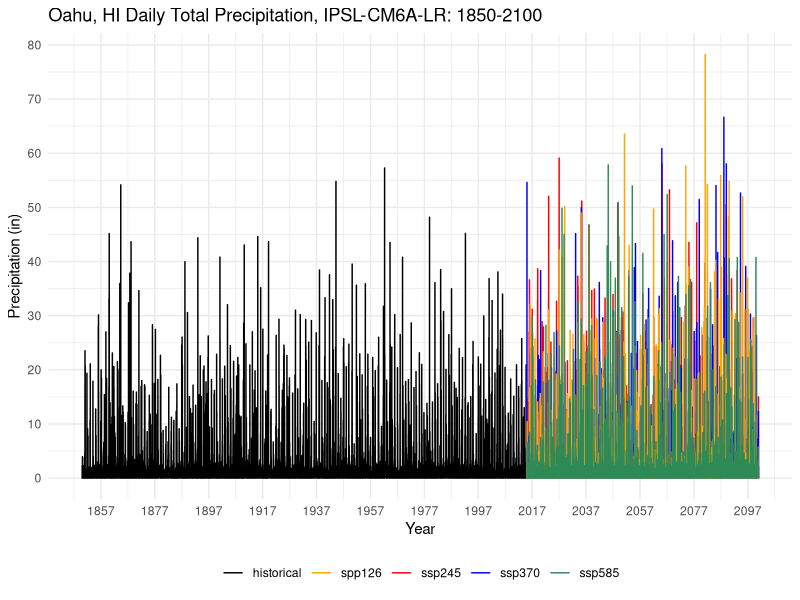
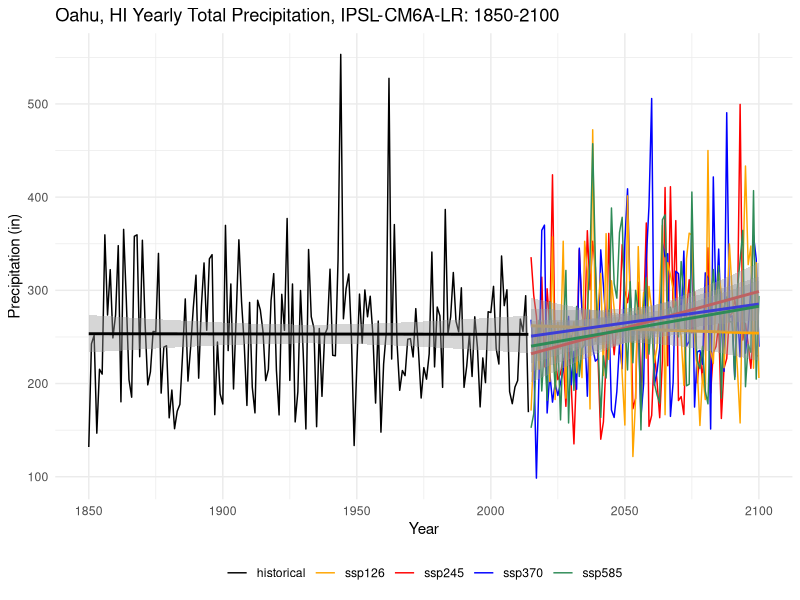
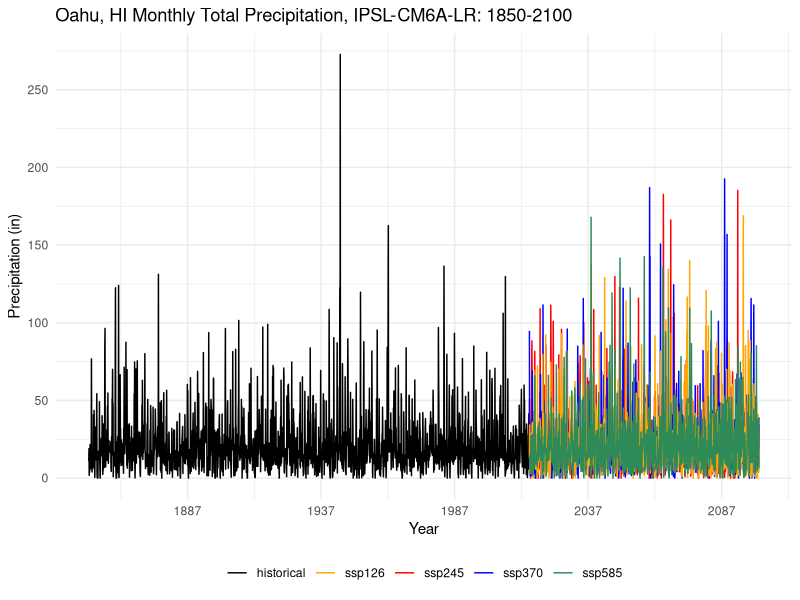
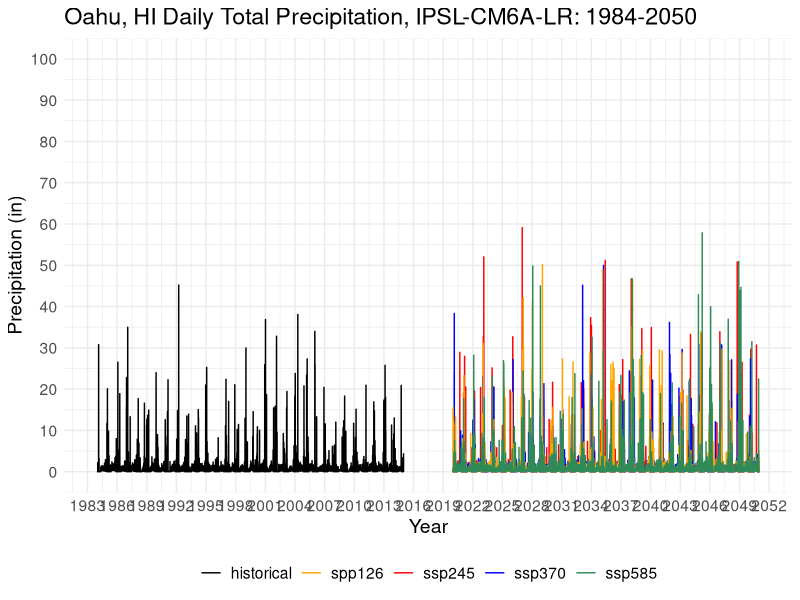
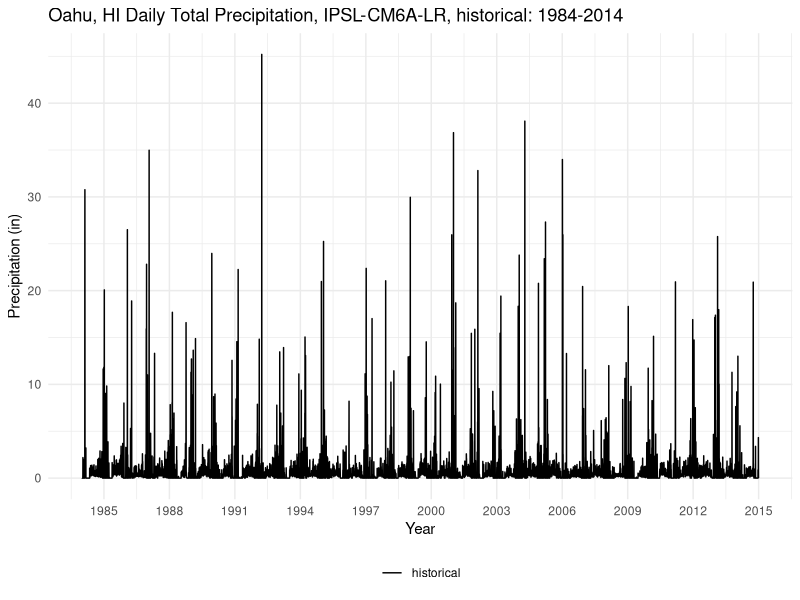
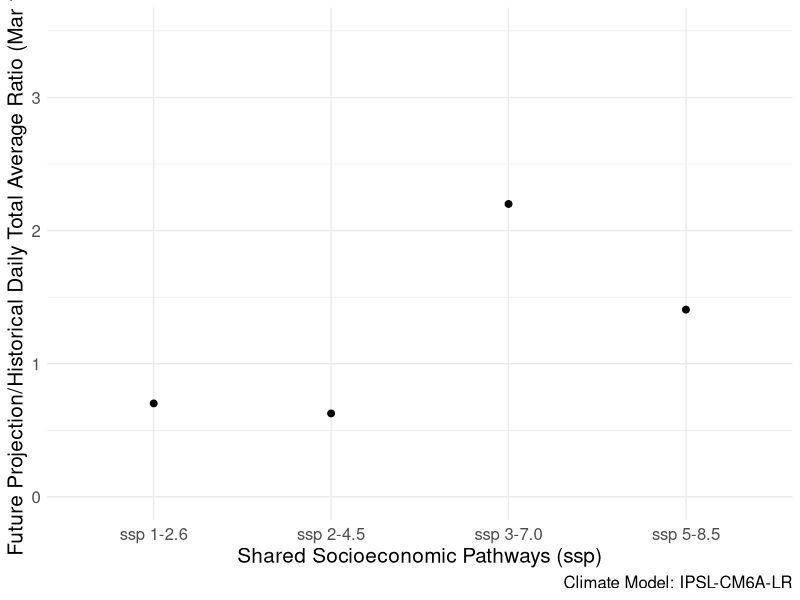

Source code (R) for these figures, in order: (Note: this script raises an error after producing the figures.)
## ---- chunk 1
knitr::opts_chunk$set(echo = TRUE)
library(tidyverse)
library(here)
library(lubridate)
library(ggpubr)
library(zoo)
library(ggplot2)
library(knitr)
## ---- chunk 2
## Note: these data are from climate model IPSL-CM6A-LR (France)
## daily totals
ipsl_historical_tot = read.csv(here("climate_change_data", "IPSL_daily_tot","oahu_historical_1850_2014_total.csv")) %>%  
  rename(date = dayofyear, pcp = pr) 
ipsl_ssp126_tot = read.csv(here("climate_change_data","IPSL_daily_tot","oahu_ssp126_2015_2100_total.csv")) %>% 
  rename(date = dayofyear, pcp = pr) 
ipsl_ssp245_tot = read.csv(here("climate_change_data","IPSL_daily_tot","oahu_ssp245_2015_2100_total.csv")) %>% 
  rename(date = dayofyear, pcp = pr) 
ipsl_ssp370_tot = read.csv(here("climate_change_data","IPSL_daily_tot","oahu_ssp370_2015_2100_total.csv")) %>% 
  rename(date = dayofyear, pcp = pr)
ipsl_ssp585_tot = read.csv(here("climate_change_data","IPSL_daily_tot","oahu_ssp585_2015_2100_total.csv")) %>% 
  rename(date = dayofyear, pcp = pr)

ipsl_historical_tot$date <- ymd(ipsl_historical_tot$date)
ipsl_ssp126_tot$date <- ymd(ipsl_ssp126_tot$date)
ipsl_ssp245_tot$date <- ymd(ipsl_ssp245_tot$date)
ipsl_ssp370_tot$date <- ymd(ipsl_ssp370_tot$date)
ipsl_ssp585_tot$date <- ymd(ipsl_ssp585_tot$date)
## ---- chunk 3
ipsl_daily_tot_proj <- 
  ggplot() +
  geom_line(data = ipsl_historical_tot, aes(x=date, y=pcp, color= "black"), size = 0.5) + 
  geom_line(data = ipsl_ssp126_tot, aes(x=date, y=pcp, color="orange"), size = 0.5) + 
  geom_line(data = ipsl_ssp245_tot, aes(x=date, y=pcp, color="red"), size = 0.5) +
  geom_line(data = ipsl_ssp370_tot, aes(x=date, y=pcp, color = "blue"), size = 0.5) +
  geom_line(data = ipsl_ssp585_tot, aes(x=date, y=pcp, color = "seagreen"), size = 0.5) + 
  theme_minimal() + 
  scale_y_continuous(breaks=seq(0,150,10)) +
  scale_x_date(date_breaks = "20 years", date_labels = "%Y") +
  ggtitle("Oahu, HI Daily Total Precipitation, IPSL-CM6A-LR: 1850-2100") +
   labs(x = "Year",
       y = "Precipitation (in)") +
  scale_color_manual(values = c("black", "orange", "red", "blue", "seagreen", "purple"), 
                     labels = c("historical" , "spp126", "ssp245", "ssp370", "ssp585")) +
  theme(legend.title=element_blank())+
    theme(legend.position="bottom")

ipsl_daily_tot_proj
## ---- chunk 4
# add seperate columns for year, month and day
ipsl_historical_tot <- ipsl_historical_tot %>% 
  mutate(year = year(date)) %>% 
  mutate(month = month(date)) %>% 
  mutate(day = day(date))

ipsl_ssp126_tot <- ipsl_ssp126_tot %>% 
  mutate(year = year(date)) %>% 
  mutate(month = month(date)) %>% 
  mutate(day = day(date))

ipsl_ssp245_tot <- ipsl_ssp245_tot %>% 
  mutate(year = year(date)) %>% 
  mutate(month = month(date)) %>% 
  mutate(day = day(date))

ipsl_ssp370_tot <- ipsl_ssp370_tot %>% 
  mutate(year = year(date)) %>% 
  mutate(month = month(date)) %>% 
  mutate(day = day(date))

ipsl_ssp585_tot <- ipsl_ssp585_tot  %>% 
  mutate(year = year(date)) %>% 
  mutate(month = month(date)) %>% 
  mutate(day = day(date))


# group by yearly sum of pcp 
ipsl_historical_tot_yearly <- ipsl_historical_tot %>% 
  group_by(year) %>% 
  mutate(sum = sum(pcp)) %>% 
  select(year, sum) %>% 
  distinct()

ipsl_historical_tot_yearly$year <- as.numeric(ipsl_historical_tot_yearly$year) 


# group by yearly sum of pcp 
ipsl_ssp126_tot_yearly <- ipsl_ssp126_tot %>% 
  group_by(year) %>% 
  mutate(sum = sum(pcp)) %>% 
  select(year, sum) %>% 
  distinct()

ipsl_ssp126_tot_yearly$year <- as.numeric(ipsl_ssp126_tot_yearly$year) 

# group by yearly sum of pcp 
ipsl_ssp245_tot_yearly <- ipsl_ssp245_tot %>% 
  group_by(year) %>% 
  mutate(sum = sum(pcp)) %>% 
  select(year, sum) %>% 
  distinct()

ipsl_ssp245_tot_yearly$year <- as.numeric(ipsl_ssp245_tot_yearly$year) 

# group by yearly sum of pcp 
ipsl_ssp370_tot_yearly <- ipsl_ssp370_tot %>% 
  group_by(year) %>% 
  mutate(sum = sum(pcp)) %>% 
  select(year, sum) %>% 
  distinct()

ipsl_ssp370_tot_yearly$year <- as.numeric(ipsl_ssp370_tot_yearly$year) 

# group by yearly sum of pcp 
ipsl_ssp585_tot_yearly <- ipsl_ssp585_tot %>% 
  group_by(year) %>% 
  mutate(sum = sum(pcp)) %>% 
  select(year, sum) %>% 
  distinct()

ipsl_ssp585_tot_yearly$year <- as.numeric(ipsl_ssp585_tot_yearly$year) 

# group by month (and associated year) sum of pcp
ipsl_historical_tot_monthly <- ipsl_historical_tot %>% 
  group_by(month,year) %>% 
  mutate(sum = sum(pcp)) %>% 
  select(month, year, sum) %>% 
  distinct()

ipsl_historical_tot_monthly$date <- format(as.Date(paste(ipsl_historical_tot_monthly$year, ipsl_historical_tot_monthly$month, 01), "%Y %m %d"), "%m-%Y")

ipsl_historical_tot_monthly$date <- my(ipsl_historical_tot_monthly$date)

# group by month (and associated year) sum of pcp
ipsl_ssp126_tot_monthly <- ipsl_ssp126_tot %>% 
  group_by(month,year) %>% 
  mutate(sum = sum(pcp)) %>% 
  select(month, year, sum) %>% 
  distinct()

ipsl_ssp126_tot_monthly$date <- format(as.Date(paste(ipsl_ssp126_tot_monthly$year, ipsl_ssp126_tot_monthly$month, 01), "%Y %m %d"), "%m-%Y")

ipsl_ssp126_tot_monthly$date <- my(ipsl_ssp126_tot_monthly$date)

# group by month (and associated year) sum of pcp
ipsl_ssp245_tot_monthly <- ipsl_ssp245_tot %>% 
  group_by(month,year) %>% 
  mutate(sum = sum(pcp)) %>% 
  select(month, year, sum) %>% 
  distinct()

ipsl_ssp245_tot_monthly$date <- format(as.Date(paste(ipsl_ssp245_tot_monthly$year, ipsl_ssp245_tot_monthly$month, 01), "%Y %m %d"), "%m-%Y")

ipsl_ssp245_tot_monthly$date <- my(ipsl_ssp245_tot_monthly$date)

# group by yearly sum of daily avg pcp 
ipsl_ssp370_tot_monthly <- ipsl_ssp370_tot %>% 
  group_by(month,year) %>% 
  mutate(sum = sum(pcp)) %>% 
  select(month, year, sum) %>% 
  distinct() 
  
ipsl_ssp370_tot_monthly$date <- format(as.Date(paste(ipsl_ssp370_tot_monthly$year, ipsl_ssp370_tot_monthly$month, 01), "%Y %m %d"), "%m-%Y")

ipsl_ssp370_tot_monthly$date <- my(ipsl_ssp370_tot_monthly$date)

# group by yearly sum of daily avg pcp 
ipsl_ssp585_tot_monthly <- ipsl_ssp585_tot %>% 
  group_by(month,year) %>% 
  mutate(sum = sum(pcp)) %>% 
  select(month, year, sum) %>% 
  distinct() 
  
ipsl_ssp585_tot_monthly$date <- format(as.Date(paste(ipsl_ssp585_tot_monthly$year, ipsl_ssp585_tot_monthly$month, 01), "%Y %m %d"), "%m-%Y")

ipsl_ssp585_tot_monthly$date <- my(ipsl_ssp585_tot_monthly$date)
## ---- chunk 5
## all three ssps 
ipsl_yearly_sum_proj <- 
  ggplot() +
  geom_line(data = ipsl_historical_tot_yearly, aes(x=year, y=sum, color="black"), size = 0.5) +
  geom_line(data = ipsl_ssp126_tot_yearly, aes(x=year, y=sum, color="orange"), size = 0.5) + 
  geom_line(data = ipsl_ssp245_tot_yearly, aes(x=year, y=sum, color="red"), size = 0.5) +
  geom_line(data = ipsl_ssp370_tot_yearly, aes(x=year, y=sum, color = "blue"), size = 0.5) +
  geom_line(data = ipsl_ssp585_tot_yearly, aes(x=year, y=sum, color = "seagreen"), size = 0.5) +
  theme_minimal() + 
  #scale_y_continuous(breaks=seq(0,450,50)) +
  scale_x_continuous(breaks=seq(1850,2100,50)) + 
  # scale_x_date(date_breaks = "5 years", date_labels = "%Y") +
  ggtitle("Oahu, HI Yearly Total Precipitation, IPSL-CM6A-LR: 1850-2100") + 
  scale_color_manual(values = c("black", "orange", "red", "blue", "seagreen"), labels = c("historical", "ssp126", "ssp245", "ssp370", "ssp585")) +
  labs(x = "Year",
       y = "Precipitation (in)") +
  geom_smooth(data = ipsl_historical_tot_yearly, aes(x=year, y=sum), method='lm', formula = y~x, color = "black") +
  geom_smooth(data = ipsl_ssp126_tot_yearly, aes(x=year, y=sum), method='lm', formula = y~x, color = "orange") + 
  geom_smooth(data = ipsl_ssp245_tot_yearly, aes(x=year, y=sum), method='lm', formula = y~x, color = "red") + 
  geom_smooth(data = ipsl_ssp370_tot_yearly, aes(x=year, y=sum), method='lm', formula = y~x, color = "blue") + 
  geom_smooth(data = ipsl_ssp585_tot_yearly, aes(x=year, y=sum), method='lm', formula = y~x, color = "seagreen") +
  theme(legend.title=element_blank())+
    theme(legend.position="bottom")

ipsl_yearly_sum_proj
## ---- chunk 6
# all three ssps 
ipsl_monthly_sum_proj <- 
  ggplot() +
  geom_line(data = ipsl_historical_tot_monthly, aes(x=date, y=sum, color="black"), size = 0.5) +
  geom_line(data = ipsl_ssp126_tot_monthly, aes(x=date, y=sum, color="orange"), size = 0.5) + 
  geom_line(data = ipsl_ssp245_tot_monthly, aes(x=date, y=sum, color="red"), size = 0.5) +
  geom_line(data = ipsl_ssp370_tot_monthly, aes(x=date, y=sum, color = "blue"), size = 0.5) +
  geom_line(data = ipsl_ssp585_tot_monthly, aes(x=date, y=sum, color = "seagreen"), size = 0.5) +
  theme_minimal() + 
  scale_y_continuous(breaks=seq(0,300,50)) +
  #scale_x_continuous(breaks=seq(1850,2100,50)) + 
 scale_x_date(date_breaks = "50 years", date_labels = "%Y") +
  ggtitle("Oahu, HI Monthly Total Precipitation, IPSL-CM6A-LR: 1850-2100") + 
  scale_color_manual(values = c("black", "orange", "red", "blue", "seagreen"), labels = c("historical", "ssp126", "ssp245", "ssp370", "ssp585")) +
  labs(x = "Year",
       y = "Precipitation (in)") +
  # geom_smooth(data = bcc_historical_tot_monthly, aes(x=date, y=sum), method='lm', formula = y~x, color = "black") +
  # geom_smooth(data = bcc_ssp126_tot_monthly, aes(x=date, y=sum), method='lm', formula = y~x, color = "orange") +
  # geom_smooth(data = bcc_ssp245_tot_monthly, aes(x=date, y=sum), method='lm', formula = y~x, color = "red") +
  # geom_smooth(data = bcc_ssp370_tot_monthly, aes(x=date, y=sum), method='lm', formula = y~x, color = "blue") +
  # geom_smooth(data = bcc_ssp585_tot_monthly, aes(x=date, y=sum), method='lm', formula = y~x, color = "seagreen") +
  theme(legend.title=element_blank())+
    theme(legend.position="bottom")
  
  # stat_regline_equation(label.y = 200) +
  # stat_cor(label.y = 190)

ipsl_monthly_sum_proj
## ---- chunk 7
ipsl_historical_tot_1984_2014 <- ipsl_historical_tot %>% 
  filter(year %in% (1984:2014))
  
## separate projections based on 2020 to 2070
ipsl_ssp126_tot_2020_2050 <- ipsl_ssp126_tot %>% 
  filter(year %in% (2020:2050))

ipsl_ssp245_tot_2020_2050 <- ipsl_ssp245_tot %>% 
  filter(year %in% (2020:2050))

ipsl_ssp370_tot_2020_2050 <- ipsl_ssp370_tot %>% 
  filter(year %in% (2020:2050))

ipsl_ssp585_tot_2020_2050 <- ipsl_ssp585_tot %>% 
  filter(year %in% (2020:2050))

ipsl_daily_tot_period <- 
  ggplot() +
   geom_line(data = ipsl_historical_tot_1984_2014, aes(x=date, y=pcp, color="black"), size = 0.5) + 
  geom_line(data = ipsl_ssp126_tot_2020_2050, aes(x=date, y=pcp, color="orange"), size = 0.5) + 
  geom_line(data = ipsl_ssp245_tot_2020_2050, aes(x=date, y=pcp, color="red"), size = 0.5) +
  geom_line(data = ipsl_ssp370_tot_2020_2050, aes(x=date, y=pcp, color = "blue"), size = 0.5) +
  geom_line(data = ipsl_ssp585_tot_2020_2050, aes(x=date, y=pcp, color = "seagreen"), size = 0.5) + 
  theme_minimal() + 
  scale_y_continuous(breaks=seq(0,100,10), limits = c(0, 100)) +
  scale_x_date(date_breaks = "3 years", date_labels = "%Y") +
  ggtitle("Oahu, HI Daily Total Precipitation, IPSL-CM6A-LR: 1984-2050") +
   labs(x = "Year",
       y = "Precipitation (in)") +
  scale_color_manual(values = c("black", "orange", "red", "blue", "seagreen"), labels = c("historical", "spp126", "ssp245", "ssp370", "ssp585")) +
   theme(legend.title=element_blank())+
    theme(legend.position="bottom") +
    theme(text = element_text(size=14))

ipsl_daily_tot_period

# ggsave('ipsl_daily_tot_period.png', ipsl_daily_tot_period, width = 12, height = 8, units = "in")
## ---- chunk 8
ipsl_daily_tot_period_hist <- 
  ggplot() +
  geom_line(data = ipsl_historical_tot_1984_2014, aes(x=date, y=pcp, color="black"), size = 0.5) +  
  theme_minimal() + 
  scale_y_continuous(breaks=seq(0,50,10)) +
  scale_x_date(date_breaks = "3.5 years", date_labels = "%Y") +
  ggtitle("Oahu, HI Daily Total Precipitation, IPSL-CM6A-LR, historical: 1984-2014 ") +
   labs(x = "Year",
       y = "Precipitation (in)") +
  scale_color_manual(values = c("black"), labels = c("historical")) + 
 theme(legend.title=element_blank()) +
    theme(legend.position="bottom")

ipsl_daily_tot_period_hist
## ---- chunk 9
## merge the data frames together 
ipsl_daily_tot_prec_merge1 <- ipsl_ssp126_tot_2020_2050 %>% right_join(ipsl_ssp245_tot_2020_2050, by = c("date")) 
ipsl_daily_tot_prec_merge2 <- ipsl_daily_tot_prec_merge1 %>%  right_join(ipsl_ssp370_tot_2020_2050, by = c("date"))
ipsl_daily_tot_prec_merge_fin <- ipsl_daily_tot_prec_merge2 %>% right_join(ipsl_ssp585_tot_2020_2050,by = c("date")) %>% 
  select(date, year.x, month.x, day.x, pcp.x, pcp.y, pcp.x.x, pcp.y.y) %>% 
  rename(year = year.x,
         month = month.x,
         day = day.x,
         ssp126_pcp=pcp.x,
         ssp245_pcp=pcp.y,
         ssp370_pcp = pcp.x.x ,
         ssp585_pcp = pcp.y.y )

ipsl_historical_tot_1984_2014_rename <- ipsl_historical_tot_1984_2014 %>% 
  rename(hist_date = date,
         hist_pcp = pcp,
         hist_year = year,
         hist_month = month,
         hist_day = day)

ipsl_merge_his_proj <- cbind(ipsl_daily_tot_prec_merge_fin, ipsl_historical_tot_1984_2014_rename) 

ipsl_ratio_df <- ipsl_merge_his_proj %>% 
  mutate(ssp126_hist = ssp126_pcp/hist_pcp,
         ssp245_hist = ssp245_pcp/hist_pcp,
         ssp370_hist = ssp370_pcp/hist_pcp,
         ssp585_hist = ssp585_pcp/hist_pcp) %>% 
  select(date, ssp126_hist,ssp245_hist, ssp370_hist, ssp585_hist) %>% 
  pivot_longer(cols = ssp126_hist:ssp585_hist,
               names_to = c("ssp"),
               values_to = "fut_hist_ratio")

## ---- chunk 10
ipsl_merge_his_proj_filt_mar14 <- ipsl_merge_his_proj %>%
  filter(month == "3") %>%
  filter(day == "14") %>%
  group_by(month,day) %>%
  mutate(ssp126_pcp_avg = mean(ssp126_pcp),
         ssp245_pcp_avg = mean(ssp245_pcp),
         ssp370_pcp_avg = mean(ssp370_pcp),
         ssp585_pcp_avg = mean(ssp585_pcp),
         hist_pcp_avg = mean(hist_pcp)) %>%
  select(month,day,ssp126_pcp_avg,ssp245_pcp_avg,ssp370_pcp_avg, ssp585_pcp_avg, hist_pcp_avg ) %>%
  distinct()


ipsl_merge_his_proj_filt_mar14 <- ipsl_merge_his_proj_filt_mar14 %>%
  mutate(ssp126_hist = ssp126_pcp_avg/hist_pcp_avg,
         ssp245_hist = ssp245_pcp_avg/hist_pcp_avg,
         ssp370_hist = ssp370_pcp_avg/hist_pcp_avg,
         ssp585_hist = ssp585_pcp_avg/hist_pcp_avg) %>%
  select(month, day, ssp126_hist,ssp245_hist, ssp370_hist, ssp585_hist) %>%
  pivot_longer(cols = ssp126_hist:ssp585_hist,
               names_to = c("ssp"),
               values_to = "fut_hist_ratio")

proj_hist_mar14_ipsl <- ggplot(data = ipsl_merge_his_proj_filt_mar14, aes(x=ssp, y=fut_hist_ratio)) +
  geom_point(size=2) +
  theme_minimal() +
  labs(x="Shared Socioeconomic Pathways (ssp)",
       y="Future Projection/Historical Daily Total Average Ratio (Mar 14)",
       caption = "Climate Model: IPSL-CM6A-LR") +
    theme(text = element_text(size=15)) +
  scale_x_discrete(labels=c("ssp126_hist" = "ssp 1-2.6",
                            "ssp245_hist" = "ssp 2-4.5",
                              "ssp370_hist" = "ssp 3-7.0",
                            "ssp585_hist" = "ssp 5-8.5")) + 
  scale_y_continuous(limits = c(0,3.5))

proj_hist_mar14_ipsl

# ggsave('proj_hist_mar14_ipsll.png', proj_hist_mar14_ipsl, width = 12, height = 10, units = "in")

## ---- chunk 11
futhis_ratio_combine_mar14 <- merge_his_proj_filt_mar14 %>%
  rbind(bcc_merge_his_proj_filt_mar14, ipsl_merge_his_proj_filt_mar14) %>% 
  mutate(model = c("CNRM"))

futhis_ratio_combine_mar14$model[c(5:8)] = "BCC"
futhis_ratio_combine_mar14$model[c(9:12)] = "IPSL"

cbp2 <- c("#000000", "#009E73",
           "#D55E00")

combine_ratio_plot_mar14 <- ggplot(data = futhis_ratio_combine_mar14, aes(x=ssp, y=fut_hist_ratio)) +
  geom_point(aes(color=model), size =6)+
  theme_classic() +
  labs(x="Shared Socioeconomic Pathways (SSP)",
       y="Multiplicative Change Factor (MCF)") +
  ggtitle("March 14th Wailupe Storm Event") +
    theme(text = element_text(size=22)) +
  scale_x_discrete(labels=c("ssp126_hist" = "SSP 1-2.6",
                            "ssp245_hist" = "SSP 2-4.5",
                              "ssp370_hist" = "SSP 3-7.0",
                            "ssp585_hist" = "SSP 5-8.5")) + 
 scale_y_continuous(breaks=(seq(0, 3.5, .5)), limits = c(0, 3.5))  +
  guides(color=guide_legend("CMIP6 Model"))  +
    theme(legend.position="bottom") +
   scale_colour_manual(labels = c("BCC-CSM2-MR", "CNRM-ESM2-1", "IPSL-CM6A-LR"), values=cbp2) +
  theme(text=element_text(color="black"),axis.text=element_text(color="black")) +
  theme(plot.title = element_text(hjust = 0.5))

combine_ratio_plot_mar14

# ggsave('combine_ratio_plot_mar14_presentation.png', combine_ratio_plot_mar14, width = 16, height = 9, units = "in")

